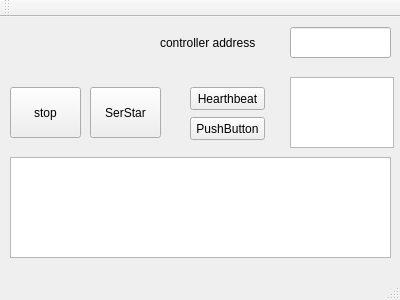
<?xml version="1.0" encoding="UTF-8"?>
<ui version="4.0">
 <class>MainWindow</class>
 <widget class="QMainWindow" name="MainWindow">
  <property name="geometry">
   <rect>
    <x>0</x>
    <y>0</y>
    <width>400</width>
    <height>300</height>
   </rect>
  </property>
  <property name="windowTitle">
   <string>MainWindow</string>
  </property>
  <widget class="QWidget" name="centralWidget">
   <widget class="QLabel" name="label">
    <property name="geometry">
     <rect>
      <x>160</x>
      <y>10</y>
      <width>121</width>
      <height>31</height>
     </rect>
    </property>
    <property name="text">
     <string>controller address</string>
    </property>
   </widget>
   <widget class="QLineEdit" name="lineEdit">
    <property name="geometry">
     <rect>
      <x>290</x>
      <y>10</y>
      <width>101</width>
      <height>31</height>
     </rect>
    </property>
   </widget>
   <widget class="QPushButton" name="pushButton">
    <property name="geometry">
     <rect>
      <x>190</x>
      <y>70</y>
      <width>75</width>
      <height>23</height>
     </rect>
    </property>
    <property name="text">
     <string>Hearthbeat</string>
    </property>
   </widget>
   <widget class="QTextEdit" name="textEdit">
    <property name="geometry">
     <rect>
      <x>290</x>
      <y>60</y>
      <width>104</width>
      <height>71</height>
     </rect>
    </property>
   </widget>
   <widget class="QTextEdit" name="textEdit_2">
    <property name="geometry">
     <rect>
      <x>10</x>
      <y>140</y>
      <width>381</width>
      <height>101</height>
     </rect>
    </property>
   </widget>
   <widget class="QPushButton" name="pushButton_2">
    <property name="geometry">
     <rect>
      <x>190</x>
      <y>100</y>
      <width>75</width>
      <height>23</height>
     </rect>
    </property>
    <property name="text">
     <string>PushButton</string>
    </property>
   </widget>
   <widget class="QPushButton" name="pushButton_3">
    <property name="geometry">
     <rect>
      <x>90</x>
      <y>70</y>
      <width>71</width>
      <height>51</height>
     </rect>
    </property>
    <property name="text">
     <string>SerStar</string>
    </property>
   </widget>
   <widget class="QPushButton" name="pushButton_4">
    <property name="geometry">
     <rect>
      <x>10</x>
      <y>70</y>
      <width>71</width>
      <height>51</height>
     </rect>
    </property>
    <property name="text">
     <string>stop</string>
    </property>
   </widget>
  </widget>
  <widget class="QMenuBar" name="menuBar">
   <property name="geometry">
    <rect>
     <x>0</x>
     <y>0</y>
     <width>400</width>
     <height>23</height>
    </rect>
   </property>
  </widget>
  <widget class="QToolBar" name="mainToolBar">
   <attribute name="toolBarArea">
    <enum>TopToolBarArea</enum>
   </attribute>
   <attribute name="toolBarBreak">
    <bool>false</bool>
   </attribute>
  </widget>
  <widget class="QStatusBar" name="statusBar"/>
 </widget>
 <layoutdefault spacing="6" margin="11"/>
 <resources/>
 <connections/>
</ui>
